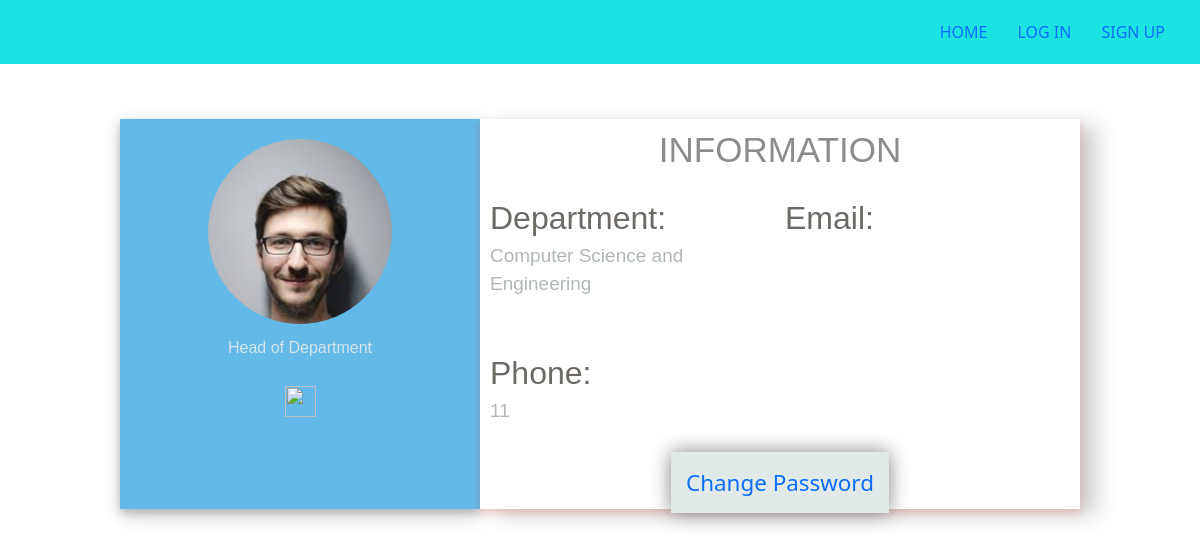
Screenshot of /profile/csehod1/ with the database file from the repository.
### allocator/models.py (models this page shows, shortened)
class Profile(models.Model):
    user = models.ForeignKey(User,on_delete = models.CASCADE)
    department = models.CharField(max_length=100,choices= department_choices)
    phone_number = models.PositiveIntegerField()
    designation = models.CharField(max_length=100,choices=designation_choices)
    employee_number = models.CharField(unique=True,max_length = 10,null=True,blank=True)

### allocator/views.py (the view)
# urls.py: path('profile/<str:username>/',views.profile_page,name="profile"),
def profile_page(request,username):
	user = User.objects.get(username=username)
	profile = Profile.objects.get(user=user)
	params = {
		'profile':profile,
		'requested_user':user,
	}
	return render(request,'profile.html',params)

### allocator/preprocessor.py (called while the page is built)
def preload_infos(request):
    if request.user.is_authenticated:
        profile = Profile.objects.get(user = request.user)
        return {'profile':profile}
    return {}

### templates/profile.html (shortened to what this page needs)
{% extends 'base.html' %}
{% block content %}
<div class="profile">
    <div class="header">
        <div class="profilePic">
        </div>
        <div class="designation">
            {{ profile.get_designation_display }}
        </div>
        <div class="button">
            <a href="#" class="edit"><img src="/84380.svg" alt=""></a>
        </div>
    </div>
    <div class="mid">
        <div class="head">
            INFORMATION
        </div>
        <div class="firstrow">
            <div class="department">
                Department:
                <p class="feed">{{ profile.get_department_display }}</p>
            </div>
            <div class="email">
                Email:
            </div>
        </div>
        <div class="secondrow">
            <div class="phno">
                Phone:
                <p class="feed"> {{profile.phone_number}} </p>
            </div>
        </div>
        <div id="button-container">
            <a href="{% url 'password_change' %}"> Change Password </a>
        </div>
    </div>
</div>
{% endblock %}

### static/css/index.css (style rules this page uses)
* { margin:0; padding:0; }

### static/css/profile.css (style rules this page uses)
* { box-sizing: border-box; }
body { margin: 0; background-color: rgb(203, 216, 214); }
.profile { display: flex; flex-wrap: nowrap; height: 500px; align-items: center; justify-content: center; }
.profile .header { display: flex; flex-direction: column; align-items: center; width: 30%; height: 78%; background-color: rgb(99, 185, 232); padding: 20px; box-shadow: 0px 4px 8px 0 rgba(0, 0, 0, 0.2), 2px 6px 20px 0 rgba(0, 0, 0, 0.19); }
.profile .mid { display: flex; flex-direction: column; width: 50%; height: 78%; background-color: white; box-shadow: 0 4px 8px 0 rgba(226, 28, 28, 0.2), 17px 6px 20px 0 rgba(0, 0, 0, 0.19); margin: 0px; }
.profile .profilePic { border-radius: 50%; width: 184px; height: 185px; background-image: url("/index.jpg"); background-size: cover; }
.profile .designation { font-family: 'PT Sans', sans-serif; color: rgb(214, 229, 232); }
.profile .button img { margin: 26px; width: 31px; height: 31px; }
.profile .head { width: 100%; height: 15%; font-size: 35px; text-align: center; padding-top: 5px; font-family: 'Oswald', sans-serif; color: rgb(141, 139, 143); }
.profile .firstrow { display: flex; flex-direction: row; width: 100%; height: 44%; font-family: 'Oswald', sans-serif; color: rgb(109, 105, 100); font-size: 32px; padding-left: 10px; padding-top: 16px; }
.profile .department { width: 50%; }
.profile .secondrow { display: flex; flex-direction: row; width: 100%; height: 30%; font-family: 'Oswald', sans-serif; color: rgb(109, 105, 100); font-size: 32px; padding-left: 10px; }
.profile .phno { width: 50%; }
.profile .email { width: 50%; }
.profile .feed { font-family: Arial, Helvetica, sans-serif; color: rgb(176, 183, 184); font-size: 19px; word-wrap: break-word; padding-right: 10px; }

### templates/profile.html (style rules this page uses)
#button-container { text-align: center; }
#button-container a { text-decoration: none; margin:0px 20px; font-size: 1.4em; background:rgb(225, 233, 233); padding:15px; box-shadow:0 0 20px grey; }

### rows the page displays
Profile: designation "Head of Department", department "Computer Science and Engineering", phone_number "11"
